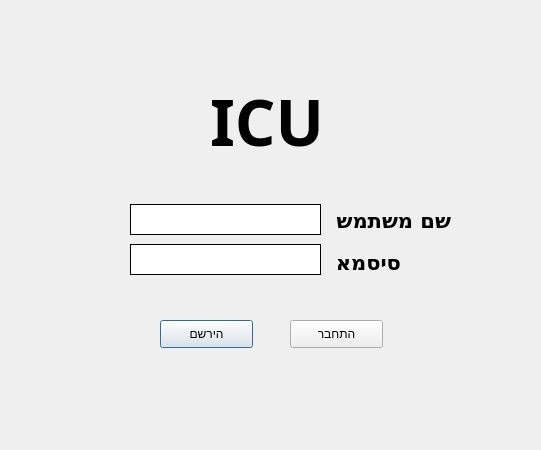
<?xml version="1.0" encoding="UTF-8"?>
<ui version="4.0">
 <class>Dialog</class>
 <widget class="QDialog" name="Dialog">
  <property name="geometry">
   <rect>
    <x>0</x>
    <y>0</y>
    <width>541</width>
    <height>450</height>
   </rect>
  </property>
  <property name="windowTitle">
   <string>Dialog</string>
  </property>
  <widget class="QTextBrowser" name="userpassword_box">
   <property name="geometry">
    <rect>
     <x>130</x>
     <y>244</y>
     <width>191</width>
     <height>31</height>
    </rect>
   </property>
   <property name="frameShape">
    <enum>QFrame::Box</enum>
   </property>
   <property name="frameShadow">
    <enum>QFrame::Plain</enum>
   </property>
  </widget>
  <widget class="QLabel" name="userpassword_label">
   <property name="geometry">
    <rect>
     <x>330</x>
     <y>254</y>
     <width>71</width>
     <height>16</height>
    </rect>
   </property>
   <property name="font">
    <font>
     <family>Aharoni</family>
     <pointsize>16</pointsize>
     <weight>75</weight>
     <bold>true</bold>
     <kerning>false</kerning>
    </font>
   </property>
   <property name="text">
    <string>סיסמא</string>
   </property>
  </widget>
  <widget class="QLabel" name="username_label">
   <property name="geometry">
    <rect>
     <x>330</x>
     <y>210</y>
     <width>121</width>
     <height>20</height>
    </rect>
   </property>
   <property name="font">
    <font>
     <family>Aharoni</family>
     <pointsize>16</pointsize>
     <weight>75</weight>
     <italic>false</italic>
     <bold>true</bold>
     <strikeout>false</strikeout>
     <kerning>false</kerning>
    </font>
   </property>
   <property name="autoFillBackground">
    <bool>false</bool>
   </property>
   <property name="text">
    <string>שם משתמש</string>
   </property>
   <property name="textFormat">
    <enum>Qt::PlainText</enum>
   </property>
  </widget>
  <widget class="QPushButton" name="singup_botton">
   <property name="geometry">
    <rect>
     <x>160</x>
     <y>320</y>
     <width>93</width>
     <height>28</height>
    </rect>
   </property>
   <property name="text">
    <string>הירשם</string>
   </property>
  </widget>
  <widget class="QTextBrowser" name="username_box">
   <property name="geometry">
    <rect>
     <x>130</x>
     <y>204</y>
     <width>191</width>
     <height>31</height>
    </rect>
   </property>
   <property name="frameShape">
    <enum>QFrame::Box</enum>
   </property>
   <property name="frameShadow">
    <enum>QFrame::Plain</enum>
   </property>
  </widget>
  <widget class="QPushButton" name="connect_botton">
   <property name="geometry">
    <rect>
     <x>290</x>
     <y>320</y>
     <width>93</width>
     <height>28</height>
    </rect>
   </property>
   <property name="text">
    <string>התחבר</string>
   </property>
  </widget>
  <widget class="QLabel" name="CU">
   <property name="geometry">
    <rect>
     <x>210</x>
     <y>70</y>
     <width>131</width>
     <height>101</height>
    </rect>
   </property>
   <property name="font">
    <font>
     <family>Aharoni</family>
     <pointsize>48</pointsize>
     <weight>75</weight>
     <bold>true</bold>
    </font>
   </property>
   <property name="text">
    <string>ICU</string>
   </property>
  </widget>
 </widget>
 <resources/>
 <connections/>
</ui>
